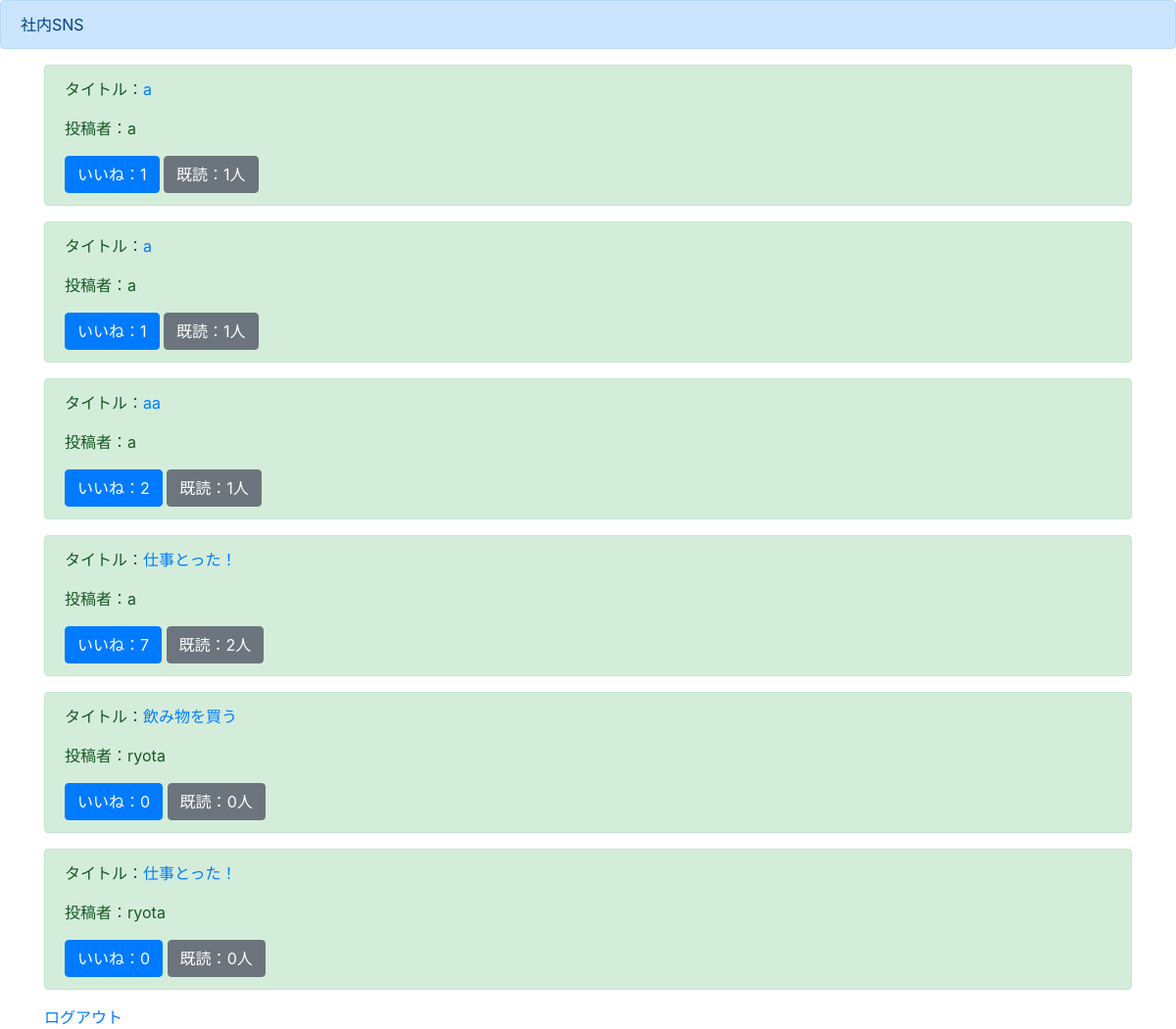
The app's page /list/ (signed in) with its own data.
### boardapp/models.py (models this page shows)
class BoardModel(models.Model):
    title = models.CharField(max_length=100)
    content = models.TextField()
    author = models.CharField(max_length=100)
    images = models.ImageField(upload_to='')
    good = models.IntegerField(null=True, blank=True, default=0)
    read = models.IntegerField(null=True, blank=True, default=0)
    readtext = models.CharField(max_length=100, null=True, blank=True, default='a')

### boardapp/views.py (the view)
# urls.py: path('list/', listfunc, name='list'),
@login_required
def listfunc(request):
    object_list = BoardModel.objects.all()
    return render(request, 'list.html', {'object_list':object_list})

### templates/list.html (shortened to what this page needs)
{% extends 'base.html' %}
{% block header %}
<div class="alert alert-primary" role="alert">
 社内SNS
</div>
{% endblock header %}
{% block content %}
<div class='container'>
    {% for item in object_list %}
    <div class="alert alert-success" role="alert">
        <p>タイトル：<a href="{% url 'detail' item.pk %}">{{item.title}}</a></p>
        <p>投稿者：{{item.author}}</p>
        <a href="#" class="btn btn-primary" role="button" aria-pressed="true">いいね：{{item.good}}</a>
        <a href="#" class="btn btn-secondary" role="button" aria-pressed="true">既読：{{item.read}}人</a>
    </div>
    {% endfor %}
    <a href="{% url 'logout' %}">ログアウト</a>
</div>
{% endblock content %}

### templates/base.html (shortened to what this page needs)
<!doctype html>
<html lang="en">
  <head>
    <link rel="stylesheet" href="https://stackpath.bootstrapcdn.com/bootstrap/4.3.1/css/bootstrap.min.css">
  </head>
  <body>
    {% block header %}
    {% endblock header %}
    {% block content %}
    {% endblock content %}
  </body>
</html>

### records on screen
BoardModel: title "a", author "a", good "1", read "1"
BoardModel: title "a", author "a", good "1", read "1"
BoardModel: title "aa", author "a", good "2", read "1"
BoardModel: title "仕事とった！", author "a", good "7", read "2"
BoardModel: title "飲み物を買う", author "ryota", good "0", read "0"
BoardModel: title "仕事とった！", author "ryota", good "0", read "0"
